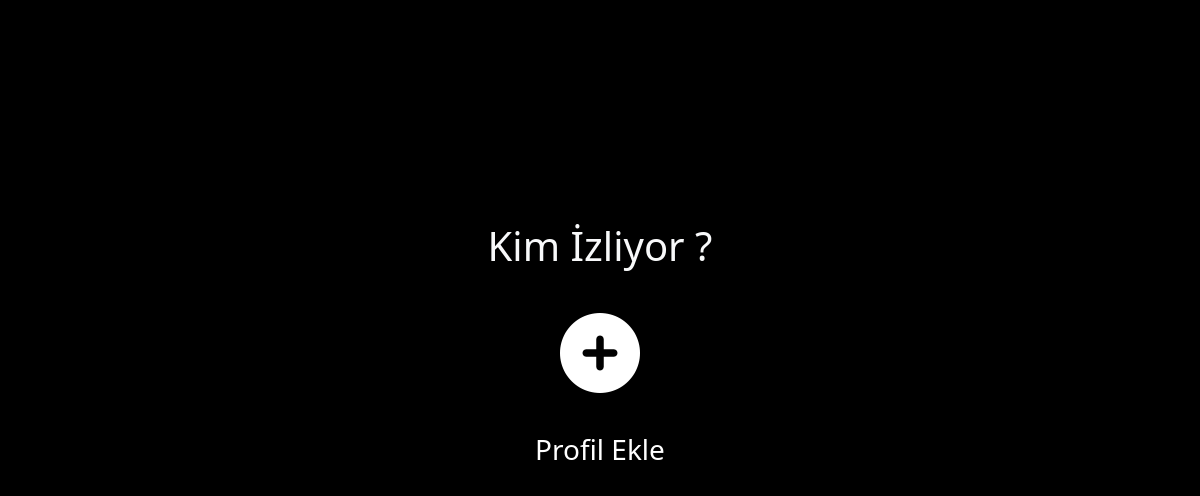
Before: /user/profiles/ (signed in) with the older database file.
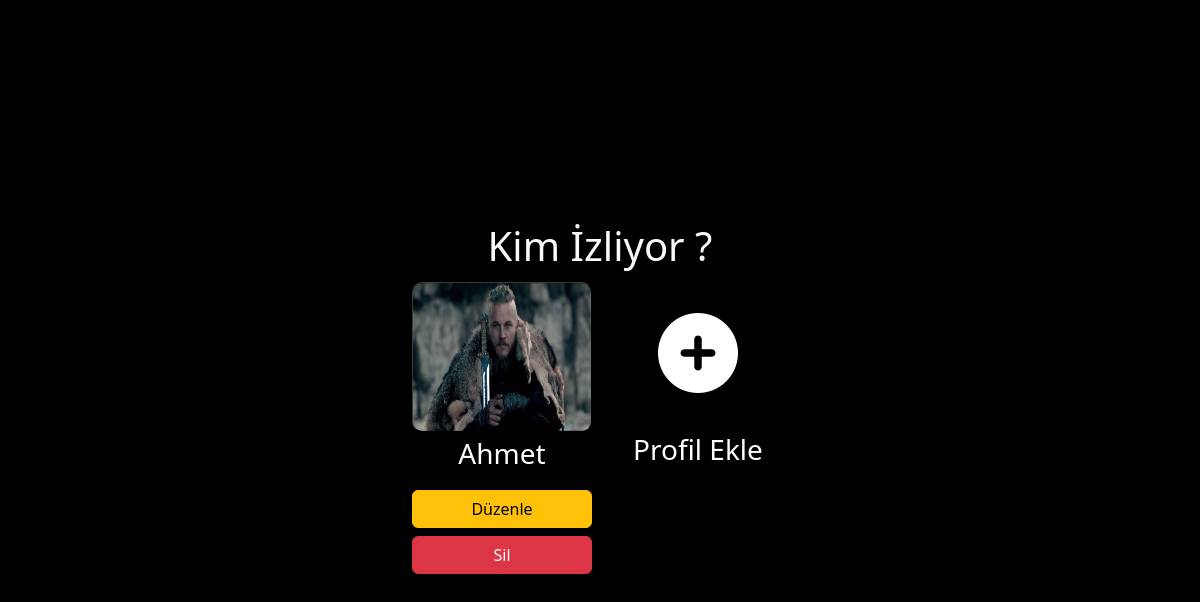
After: the same page with the newer database file.
### user/models.py (models this page shows, shortened)
class Profile(models.Model):
    name = models.CharField(max_length=20)
    image = models.FileField(upload_to='profile_picture')
    slug = AutoSlugField(populate_from = "name")
    user = models.ForeignKey(User, on_delete=models.CASCADE, null=True)

### user/views.py (the view)
# urls.py: path('profiles/', profile_page_view, name="profile_page"),
def profile_page_view(request):
    profiles = Profile.objects.filter(user = request.user)
    return render(request, 'profile_view.html', {
        'profiles': profiles
    })

### user/templates/profile_view.html (shortened to what this page needs)
{% extends "layout.html" %}
{% block content %}
<div class="bg-black d-flex justify-content-center align-items-center" style="min-height: 100vh;">
    <div class="profiles text-light text-center">
        <h3 class="fs-1">Kim İzliyor ?</h3>
        <div class="profiller d-flex justify-content-center align-items-center gap-3">
            {% for profile in profiles %}
                <div class="profil">
                    <a href="" class="text-decoration-none text-white">
                        <img style="width:180px; height:150px;" src="{{profile.image.url}}" alt="">
                    <p class="fs-3">{{profile.name}}</p>
                    </a>
                    <div>
                        <a href="{% url "profile_edit_page" profile.slug %}" class="btn btn-warning w-100">Düzenle</a>
                    </div>
                    <div>
                        <a href="{% url "profile_delete_page" profile.slug %}" class="btn btn-danger w-100 mt-2">Sil</a>
                    </div>
                </div>
            {% endfor %}
            <div class="ekle">
                <a href="{% url "profile_add_page" %}" class="text-white text-decoration-none">
                    <div class="circle d-flex justify-content-center align-items-center" style="width: 180px; height: 150px">
                        <i class="fa-solid fa-circle-plus" style="font-size: 80px;"></i>
                    </div>
                    <p class="fs-3">Profil Ekle</p>
                </a>
                <div>
                </div>
                <div>
                </div>
            </div>
        </div>
    </div>
</div>
{% endblock content %}

Changed rows visible on the page:
added Profile: image (picture), name "Ahmet"
